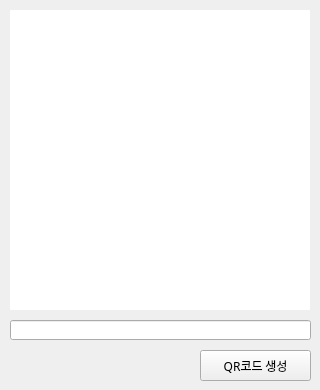
<?xml version="1.0" encoding="UTF-8"?>
<ui version="4.0">
 <class>Form</class>
 <widget class="QWidget" name="Form">
  <property name="geometry">
   <rect>
    <x>0</x>
    <y>0</y>
    <width>320</width>
    <height>390</height>
   </rect>
  </property>
  <property name="maximumSize">
   <size>
    <width>320</width>
    <height>390</height>
   </size>
  </property>
  <property name="font">
   <font>
    <family>한컴 고딕</family>
    <weight>50</weight>
    <bold>false</bold>
   </font>
  </property>
  <property name="windowTitle">
   <string>QR코드 생성기</string>
  </property>
  <widget class="QLabel" name="lblQrCode">
   <property name="geometry">
    <rect>
     <x>10</x>
     <y>10</y>
     <width>300</width>
     <height>300</height>
    </rect>
   </property>
   <property name="styleSheet">
    <string notr="true">background-color: white;
</string>
   </property>
   <property name="text">
    <string/>
   </property>
  </widget>
  <widget class="QLineEdit" name="txtQrData">
   <property name="geometry">
    <rect>
     <x>10</x>
     <y>320</y>
     <width>301</width>
     <height>20</height>
    </rect>
   </property>
  </widget>
  <widget class="QPushButton" name="btnGenerate">
   <property name="geometry">
    <rect>
     <x>200</x>
     <y>350</y>
     <width>111</width>
     <height>31</height>
    </rect>
   </property>
   <property name="text">
    <string>QR코드 생성</string>
   </property>
  </widget>
 </widget>
 <resources/>
 <connections/>
</ui>
